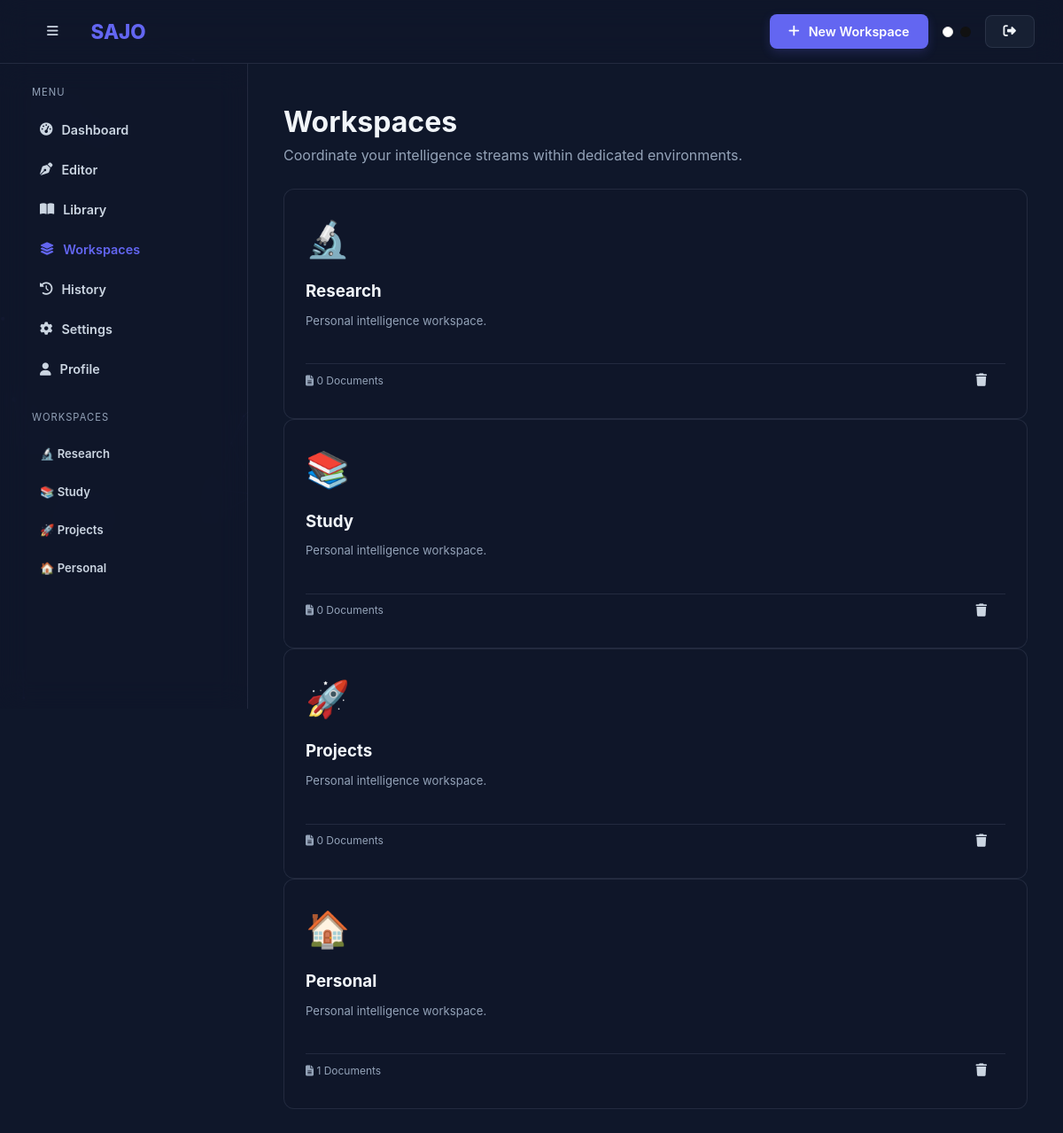
Screenshot of /workspaces (signed in) with the database file from the repository.
### tables this page shows
CREATE TABLE workspaces (
            id INTEGER PRIMARY KEY AUTOINCREMENT,
            owner_id INTEGER NOT NULL,
            name TEXT NOT NULL,
            icon TEXT DEFAULT '📁',
            created_at TIMESTAMP DEFAULT CURRENT_TIMESTAMP, description TEXT,
            FOREIGN KEY (owner_id) REFERENCES users(id) ON DELETE CASCADE
        );

### app.py (the view)
@app.route('/workspaces')
@login_required
def workspaces_page():
    uid = session['user_id']
    conn = get_db()
    user = conn.execute('SELECT * FROM Users WHERE id = ?', (uid,)).fetchone()
    my_ws = conn.execute('''
        SELECT w.*, (SELECT COUNT(*) FROM Documents d WHERE d.workspace_id = w.id AND d.is_deleted = 0) as doc_count
        FROM Workspaces w WHERE w.owner_id = ?
    ''', (uid,)).fetchall()
    shared_ws = conn.execute('''
        SELECT w.*, u.username as owner_name, (SELECT COUNT(*) FROM Documents d WHERE d.workspace_id = w.id AND d.is_deleted = 0) as doc_count
        FROM Workspaces w JOIN WorkspaceMembers m ON w.id = m.workspace_id JOIN Users u ON w.owner_id = u.id
        WHERE m.user_id = ? AND w.owner_id != ?
    ''', (uid, uid)).fetchall()
    conn.close()
    return render_template('workspace.html', user=user, workspaces=my_ws, team_workspaces=shared_ws)

### app.py (called while the page is built)
def get_db():
    conn = sqlite3.connect(DB_PATH, timeout=20)
    conn.row_factory = sqlite3.Row
    conn.execute('PRAGMA journal_mode=WAL;')
    return conn

def login_required(f):
    @wraps(f)
    def decorated_function(*args, **kwargs):
        if 'user_id' not in session: return redirect(url_for('login_page'))
        return f(*args, **kwargs)
    return decorated_function

### templates/workspace.html (shortened to what this page needs)
<!DOCTYPE html>
<html lang="en" data-theme="dark">
<head>
    <link rel="stylesheet" href="/static/style.css">
    <link rel="stylesheet" href="https://cdnjs.cloudflare.com/ajax/libs/font-awesome/6.5.1/css/all.min.css">
</head>
<body>
    <nav class="navbar glass">
        <div class="flex items-center gap-16">
            <button id="sidebar-toggle" class="btn btn-ghost"><i class="fas fa-bars"></i></button>
            <div style="font-weight: 800; font-size: 1.4rem; color: var(--accent);">SAJO</div>
        </div>
        <div class="flex items-center gap-16">
            <button class="btn btn-primary btn-sm" onclick="openModal('create-workspace-modal')"><i class="fas fa-plus"></i> New Workspace</button>
            <div id="theme-switcher" class="flex gap-8">
                <div class="dot" onclick="setTheme('light')" style="background:#fff; width:12px; height:12px; border-radius:50%; cursor:pointer; border:1px solid #ddd;"></div>
                <div class="dot" onclick="setTheme('dark')" style="background:#111; width:12px; height:12px; border-radius:50%; cursor:pointer;"></div>
            </div>
            <a href="/logout" class="btn btn-secondary btn-sm"><i class="fas fa-sign-out-alt"></i></a>
        </div>
    </nav>
    <div class="app-layout">
        <aside class="sidebar glass" id="sidebar">
            <div class="mb-24">
                <div style="font-size: 0.7rem; text-transform: uppercase; letter-spacing: 1px; color: var(--text-muted); padding: 0 12px 10px;">Menu</div>
                <a href="/dashboard" class="btn btn-ghost w-full" style="justify-content: flex-start;"><i class="fas fa-tachometer-alt"></i> Dashboard</a>
                <a href="/editor" class="btn btn-ghost w-full" style="justify-content: flex-start;"><i class="fas fa-pen-nib"></i> Editor</a>
                <a href="/library" class="btn btn-ghost w-full" style="justify-content: flex-start;"><i class="fas fa-book-open"></i> Library</a>
                <a href="/workspaces" class="btn btn-ghost w-full" style="justify-content: flex-start; color: var(--accent);"><i class="fas fa-layer-group"></i> Workspaces</a>
                <a href="/history" class="btn btn-ghost w-full" style="justify-content: flex-start;"><i class="fas fa-history"></i> History</a>
                <a href="/settings" class="btn btn-ghost w-full" style="justify-content: flex-start;"><i class="fas fa-cog"></i> Settings</a>
                <a href="/profile" class="btn btn-ghost w-full" style="justify-content: flex-start;"><i class="fas fa-user"></i> Profile</a>
            </div>
            <div>
                <div style="font-size: 0.7rem; text-transform: uppercase; letter-spacing: 1px; color: var(--text-muted); padding: 0 12px 10px;">Workspaces</div>
                {% for ws in workspaces %}
                <a href="/workspace/{{ ws.id }}" class="btn btn-ghost w-full" style="justify-content: flex-start; font-size: 0.82rem;">{{ ws.icon or '📁' }} {{ ws.name }}</a>
                {% endfor %}
            </div>
        </aside>
        <main class="main-content" id="main-content">
            <header class="mb-24 fade-in-up">
                <h1>Workspaces</h1>
                <p style="color: var(--text-muted);">Coordinate your intelligence streams within dedicated environments.</p>
            </header>
            <div class="workspace-grid fade-in-up">
                {% if workspaces %}
                    {% for ws in workspaces %}
                    <div class="card glass workspace-card" onclick="location.href='/workspace/{{ ws.id }}'">
                        <div style="font-size: 2.5rem; margin-bottom: 12px;">{{ ws.icon or '📁' }}</div>
                        <h3 style="margin: 0 0 8px;">{{ ws.name }}</h3>
                        <p style="color: var(--text-muted); font-size: 0.82rem; margin-bottom: 20px; min-height: 2.4rem;">{{ ws.description or 'Personal intelligence workspace.' }}</p>
                        <div class="flex items-center justify-between pt-16" style="border-top: 1px solid var(--border);">
                            <div style="font-size: 0.75rem; color: var(--text-muted);"><i class="fas fa-file-alt"></i> {{ ws.doc_count or 0 }} Documents</div>
                            <button class="btn btn-ghost btn-sm" onclick="event.stopPropagation(); deleteWorkspace('{{ ws.id }}')"><i class="fas fa-trash"></i></button>
                        </div>
                    </div>
                    {% endfor %}
                {% endif %}
            </div>
        </main>
    </div>
</body>
</html>

### static/style.css (style rules this page uses)
:root { --accent: #6366f1; --accent-glow: rgba(99, 102, 241, 0.2); --bg: #0f172a; --bg-alt: #020617; --surface: rgba(30, 41, 59, 0.6); --border: rgba(148, 163, 184, 0.15); --text: #f1f5f9; --text-secondary: #cbd5e1; --text-muted: #94a3b8; --pink: #ec4899; --emerald: #10b981; --amber: #f59e0b; --cyan: #06b6d4; --violet: #8b5cf6; --glass: rgba(15, 23, 42, 0.6); --error: #ef4444; --success: #10b981; --warning: #f59e0b; --transition: all 0.3s cubic-bezier(0.4, 0, 0.2, 1); --radius: 12px; }
* { margin: 0; padding: 0; box-sizing: border-box; font-family: 'Inter', -apple-system, sans-serif; }
body { background: var(--bg); color: var(--text); overflow-x: hidden; line-height: 1.6; }
a { text-decoration: none; color: inherit; }
.app-layout { display: flex; min-height: 100vh; }
.navbar { height: 72px; display: flex; align-items: center; justify-content: space-between; padding: 0 32px; position: sticky; top: 0; z-index: 100; backdrop-filter: blur(20px); border-bottom: 1px solid var(--border); background: var(--glass); }
.sidebar { width: 280px; height: calc(100vh - 72px); position: sticky; top: 72px; background: var(--bg-alt); border-right: 1px solid var(--border); padding: 24px; overflow-y: auto; }
.main-content { flex: 1; padding: 40px; background: var(--bg); }
.card { background: var(--surface); border: 1px solid var(--border); border-radius: var(--radius); padding: 24px; transition: var(--transition); }
.glass { backdrop-filter: blur(16px); background: var(--glass); }
.btn { display: inline-flex; align-items: center; gap: 10px; padding: 10px 20px; border-radius: 8px; font-weight: 600; cursor: pointer; transition: var(--transition); border: 1px solid transparent; font-size: 0.9rem; }
.btn-primary { background: var(--accent); color: #fff; box-shadow: 0 4px 12px var(--accent-glow); }
.btn-secondary { background: var(--surface); color: var(--text); border-color: var(--border); }
.btn-ghost { background: transparent; color: var(--text-secondary); }
.fade-in-up { animation: fadeInUp 0.6s cubic-bezier(0.22, 1, 0.36, 1) forwards; }
.flex { display: flex; }
.items-center { align-items: center; }
.justify-between { justify-content: space-between; }
.gap-8 { gap: 8px; }
.gap-16 { gap: 16px; }
.mb-24 { margin-bottom: 24px; }
.w-full { width: 100%; }

### rows the page displays
workspaces: icon "🔬", name "Research", description "Personal intelligence workspace.", doc_count "0"
workspaces: icon "📚", name "Study", description "Personal intelligence workspace.", doc_count "0"
workspaces: icon "🚀", name "Projects", description "Personal intelligence workspace.", doc_count "0"
workspaces: icon "🏠", name "Personal", description "Personal intelligence workspace.", owner "1"
